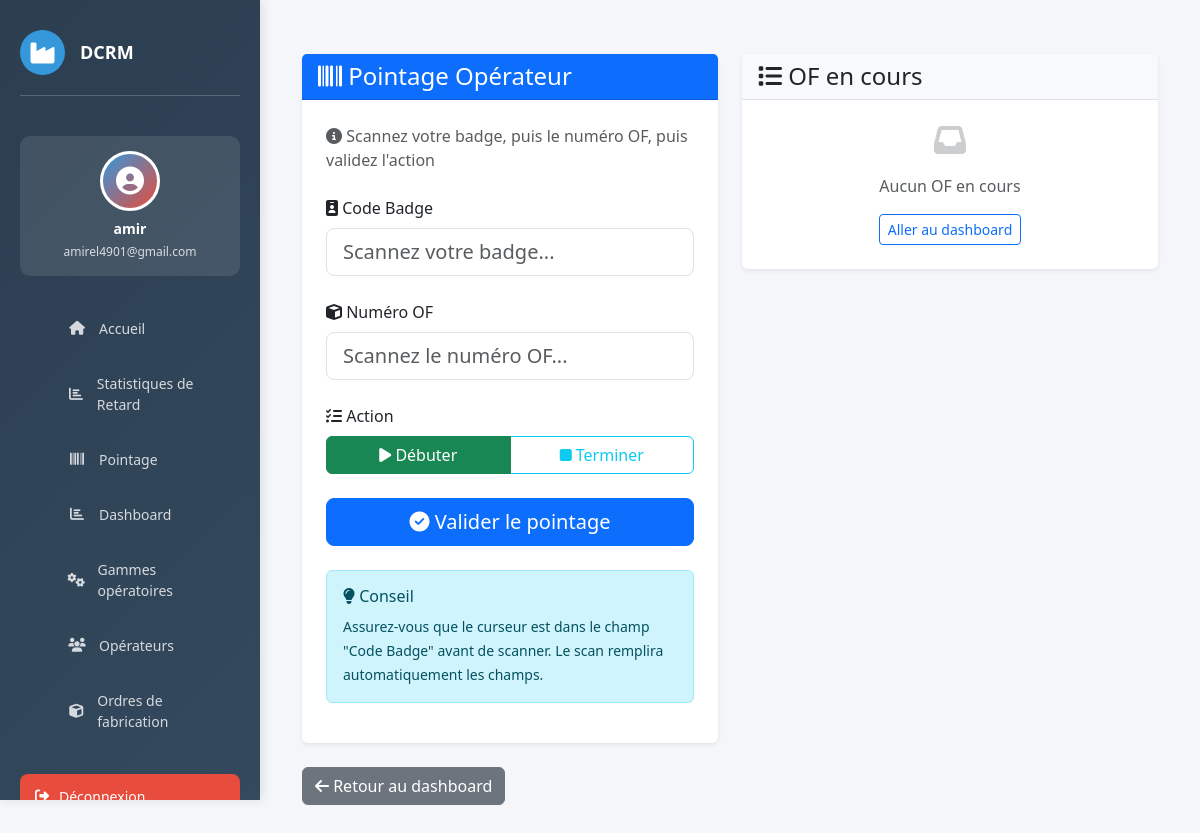
The page /pointage/ (signed in) on the database as committed earlier.
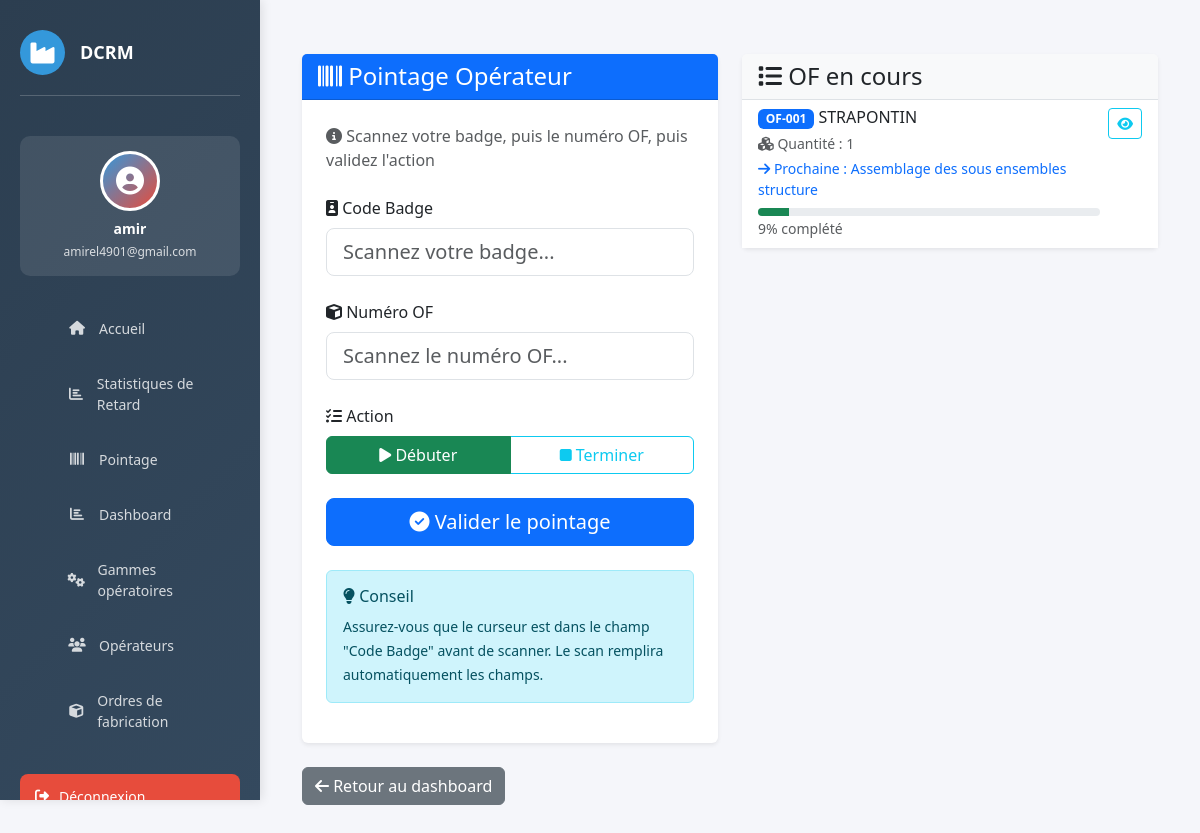
The same page on the database as committed later.
### website/models.py (models this page shows, shortened)
class OrdreFabrication(models.Model):
    numero   = models.CharField(max_length=50, unique=True)
    produit  = models.CharField(max_length=200)
    quantite = models.PositiveIntegerField(default=1)
    @property
    def avancement(self):
        operations = self.operationof_set.all()
        total = operations.count()
        if total == 0:
            return 0
        terminees = 0
        for op in operations:
            if op.statut == 'termine':
                terminees += 1
        return round((terminees / total) * 100)

class OperationOF(models.Model):
    STATUT_CHOICES = [
        ('en_attente', 'En attente'),
        ('en_cours',   'En cours'),
        ('termine',    'Terminé'),
        ('bloque',     'Bloqué'),
    ]
    of              = models.ForeignKey(OrdreFabrication, on_delete=models.CASCADE)
    gamme_operation = models.ForeignKey(GammeOperation, on_delete=models.CASCADE)
    date_entree     = models.DateTimeField(null=True, blank=True, help_text="Date/heure d'ENTRÉE (saisie manuelle)")
    operateur       = models.ForeignKey(Operateur, null=True, blank=True, on_delete=models.SET_NULL)
    class Meta:
        ordering = ['gamme_operation__ordre']
        unique_together = ('of', 'gamme_operation')
    @property
    def date_sortie(self):
        if not self.date_entree:
            return None
        temps_minutes = float(self.gamme_operation.temps_alloue)
        return self.date_entree + timedelta(minutes=temps_minutes)
    @property
    def statut(self):
        from django.utils import timezone
        if not self.date_entree:
            return 'en_attente'
        maintenant = timezone.now()
        if self.date_sortie and maintenant >= self.date_sortie:
            return 'termine'
        return 'en_cours'

class GammeOperation(models.Model):
    nom           = models.CharField(max_length=200)
    temps_alloue  = models.DecimalField(max_digits=5, decimal_places=2, help_text="Durée standard en minutes")
    ordre         = models.PositiveSmallIntegerField(help_text="Position dans la gamme")
    class Meta:
        ordering = ['ordre']

### website/views.py (the view)
# urls.py: path('pointage/', views.pointage_view, name='pointage'),
@login_required(login_url='home')
def pointage_view(request):
    if request.method == 'POST':
        form = PointageForm(request.POST)
        if form.is_valid():
            code_badge = form.cleaned_data['code_badge']
            numero_of = form.cleaned_data['numero_of']
            action = form.cleaned_data['action']
            try:
                operateur = Operateur.objects.get(code_badge=code_badge)
                of = OrdreFabrication.objects.get(numero=numero_of)
                operation = of.operationof_set.filter(date_entree__isnull=True).first()
                if not operation:
                    messages.error(request, "Aucune opération en attente pour cet OF")
                    return redirect('pointage')
                if action == 'debut':
                    operation.date_entree = timezone.now()  # ✅ Saisir date_entree
                    operation.operateur = operateur
                    operation.save()
                    messages.success(request, f"✅ Opération démarrée : {operation.gamme_operation.nom}")
                elif action == 'fin':
                    if operation.statut != 'en_cours':  # ✅ Peut lire statut
                        messages.error(request, "Cette opération n'est pas en cours!")
                        return redirect('pointage')
                    messages.success(request, f"✅ Opération terminée!")
                return redirect('pointage')
            except Operateur.DoesNotExist:
                messages.error(request, "❌ Badge invalide!")
            except OrdreFabrication.DoesNotExist:
                messages.error(request, "❌ Numéro OF invalide!")
    else:
        form = PointageForm()
    of_en_cours = OrdreFabrication.objects.all()
    context = {
        'form': form,
        'of_en_cours': of_en_cours,
    }
    return render(request, 'pointage.html', context)

### website/forms.py
class PointageForm(forms.Form):
    code_badge = forms.CharField(
        label="Code Badge",
        widget=forms.TextInput(attrs={
            'class': 'form-control',
            'placeholder': 'Scannez votre badge...',
            'autofocus': True,
            'autocomplete': 'off'
        })
    )
    numero_of = forms.CharField(
        label="Numéro OF",
        widget=forms.TextInput(attrs={
            'class': 'form-control',
            'placeholder': 'Scannez l\'OF...',
            'autocomplete': 'off'
        })
    )
    action = forms.ChoiceField(
        label="Action",
        choices=[
            ('debut', 'Début de l\'opération'),
            ('fin', 'Fin de l\'opération'),
        ],
        widget=forms.RadioSelect(attrs={'class': 'form-check-input'})
    )

### website/templates/pointage.html (shortened to what the changed rows need)
{% extends 'base.html' %}
{% load static %}
{% block content %}
<div class="container-fluid mt-4">
    <div class="row">
        <div class="col-lg-6 mb-4">
            <div class="card border-0 shadow-sm">
                <div class="card-body p-0">
                    {% if of_en_cours %}
                        <div class="list-group list-group-flush">
                            {% for of in of_en_cours %}
                                <div class="list-group-item">
                                    <div class="d-flex justify-content-between align-items-start">
                                        <div style="flex: 1;">
                                            <h6 class="mb-1">
                                                <span class="badge bg-primary">{{ of.numero }}</span>
                                                {{ of.produit }}
                                            </h6>
                                            <p class="mb-1 text-muted small">
                                                <i class="fas fa-cubes"></i> Quantité : {{ of.quantite }}
                                            </p>
                                            {% with next_op=of.operationof_set.all|first %}
                                                {% if next_op %}
                                                    <p class="mb-1 text-primary small">
                                                        <i class="fas fa-arrow-right"></i>
                                                        Prochaine : {{ next_op.gamme_operation.nom }}
                                                    </p>
                                                {% endif %}
                                            {% endwith %}
                                            <div class="progress mt-2" style="height: 8px;">
                                                <div
                                                    class="progress-bar bg-success"
                                                    style="width: {{ of.avancement }}%"
                                                ></div>
                                            </div>
                                            <small class="text-muted">{{ of.avancement }}% complété</small>
                                        </div>
                                        <a href="{% url 'detail_of' of.numero %}"
                                           class="btn btn-sm btn-outline-info ms-2">
                                            <i class="fas fa-eye"></i>
                                        </a>
                                    </div>
                                </div>
                            {% endfor %}
                        </div>
                    {% else %}
                        <div class="p-4 text-center text-muted">
                            <i class="fas fa-inbox" style="font-size: 2rem; opacity: 0.3;"></i>
                            <p class="mt-3">Aucun OF en cours</p>
                            <a href="{% url 'dashboard' %}" class="btn btn-sm btn-outline-primary">
                                Aller au dashboard
                            </a>
                        </div>
                    {% endif %}
                </div>
            </div>
        </div>
    </div>
</div>
{% endblock %}

Rows that differ between the two databases and show on the page:
added OrdreFabrication: numero "OF-001", produit "STRAPONTIN", quantite "1", operationof_set.gamme_operation.nom "Assemblage des sous ensembles structure", avancement "9"
Other text that changed with them:
text no longer shown: "Aucun OF en cours Aller au dashboard"
